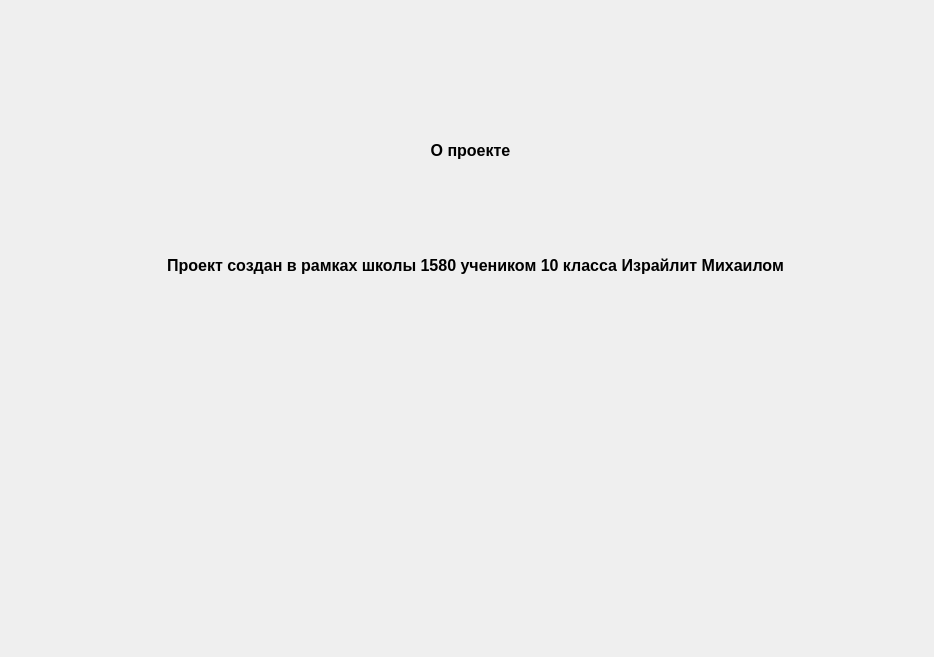
<?xml version="1.0" encoding="UTF-8"?>
<ui version="4.0">
 <class>registrate</class>
 <widget class="QWidget" name="registrate">
  <property name="geometry">
   <rect>
    <x>0</x>
    <y>0</y>
    <width>934</width>
    <height>657</height>
   </rect>
  </property>
  <property name="windowTitle">
   <string>Form</string>
  </property>
  <widget class="QLabel" name="label">
   <property name="geometry">
    <rect>
     <x>10</x>
     <y>130</y>
     <width>921</width>
     <height>41</height>
    </rect>
   </property>
   <property name="font">
    <font>
     <pointsize>12</pointsize>
     <weight>75</weight>
     <bold>true</bold>
    </font>
   </property>
   <property name="text">
    <string>О проекте</string>
   </property>
   <property name="alignment">
    <set>Qt::AlignCenter</set>
   </property>
  </widget>
  <widget class="QLabel" name="label_2">
   <property name="geometry">
    <rect>
     <x>20</x>
     <y>240</y>
     <width>911</width>
     <height>51</height>
    </rect>
   </property>
   <property name="font">
    <font>
     <pointsize>12</pointsize>
     <weight>75</weight>
     <bold>true</bold>
    </font>
   </property>
   <property name="text">
    <string>Проект создан в рамках школы 1580 учеником 10 класса Израйлит Михаилом</string>
   </property>
   <property name="alignment">
    <set>Qt::AlignCenter</set>
   </property>
  </widget>
  <widget class="QLabel" name="logo">
   <property name="geometry">
    <rect>
     <x>140</x>
     <y>360</y>
     <width>681</width>
     <height>211</height>
    </rect>
   </property>
   <property name="text">
    <string/>
   </property>
  </widget>
 </widget>
 <resources/>
 <connections/>
</ui>
